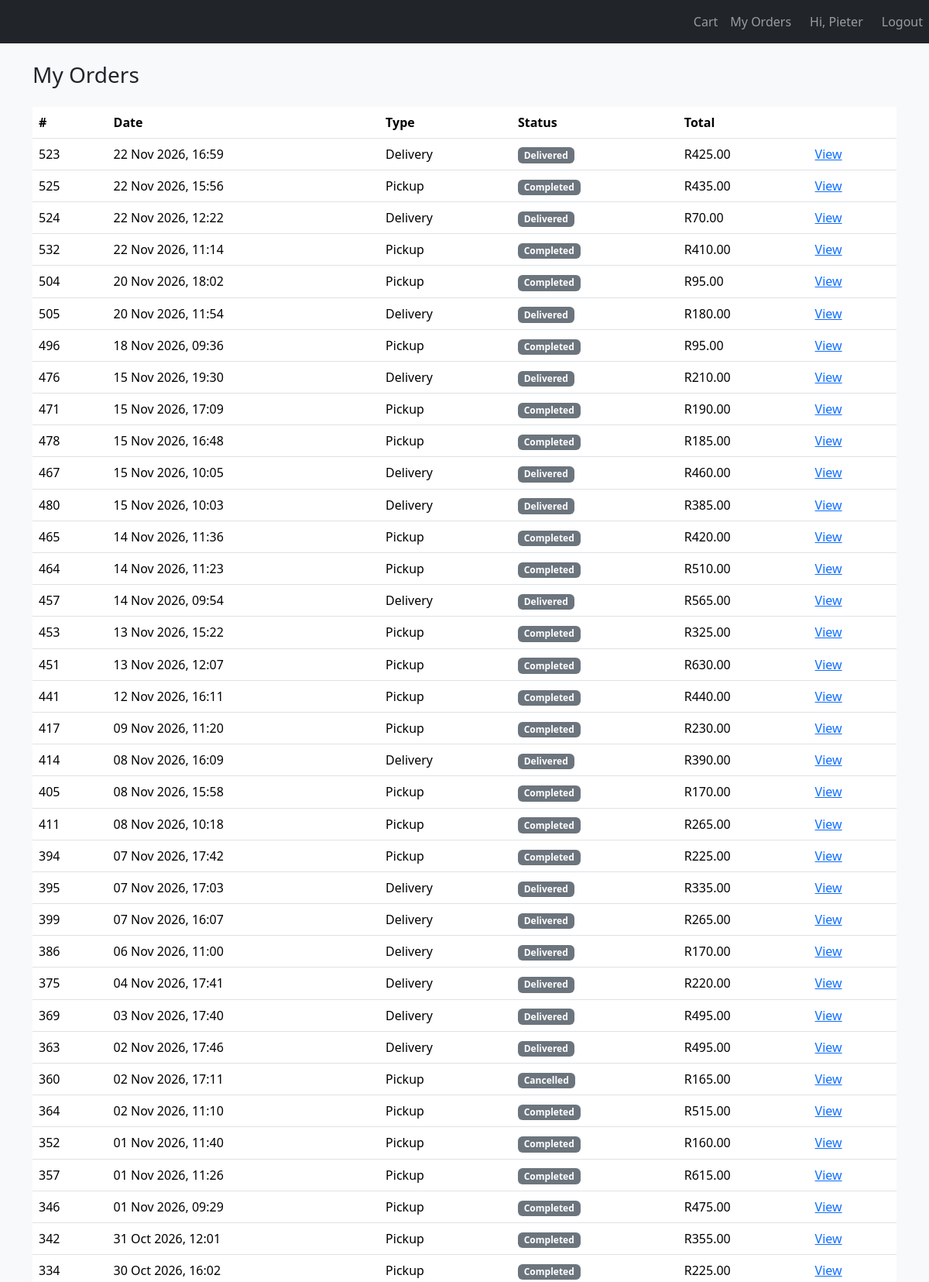
The app's page /orders (signed in, upper part) with its own data.
### app/models.py (models this page shows, shortened)
class User(UserMixin, db.Model):
    id = db.Column(db.Integer, primary_key=True)
    name = db.Column(db.String(80), nullable=False)
    email = db.Column(db.String(120), unique=True, nullable=False)
    password_hash = db.Column(db.String(256), nullable=False)
    role = db.Column(db.String(20), default="customer")  # customer / staff / driver

class Order(db.Model):
    id = db.Column(db.Integer, primary_key=True)
    user_id = db.Column(db.Integer, db.ForeignKey("user.id"), nullable=False)
    order_type = db.Column(db.String(20), nullable=False)  # pickup / delivery
    status = db.Column(db.String(30), default="Placed")
    phone = db.Column(db.String(30), nullable=False)
    delivery_address = db.Column(db.String(255))
    delivery_fee = db.Column(db.Numeric(8, 2), default=0)
    total = db.Column(db.Numeric(10, 2), nullable=False)
    created_at = db.Column(
        db.DateTime, default=lambda: datetime.now(timezone.utc)
    )
    user = db.relationship("User", backref="orders")
    items = db.relationship(
        "OrderItem", backref="order", cascade="all, delete-orphan"
    )

### app/routes/cart.py (the view)
@cart_bp.route("/orders")
@login_required
def my_orders():
    orders = (
        Order.query.filter_by(user_id=current_user.id)
        .order_by(Order.created_at.desc())
        .all()
    )
    return render_template("orders.html", orders=orders)

### app/__init__.py (called while the page is built)
def create_app(config_class=Config):
    app = Flask(__name__)
    app.config.from_object(config_class)
    db.init_app(app)
    login_manager.init_app(app)
    csrf.init_app(app)
    from .routes.menu import menu_bp
    from .routes.auth import auth_bp
    from .routes.cart import cart_bp
    from .routes.admin import admin_bp
    from .routes.driver import driver_bp
    from .routes.reports import reports_bp
    app.register_blueprint(menu_bp)
    app.register_blueprint(auth_bp)
    app.register_blueprint(cart_bp)
    app.register_blueprint(admin_bp)
    app.register_blueprint(driver_bp)
    app.register_blueprint(reports_bp)
    @app.context_processor
    def inject_cart_count():
        return {"cart_count": sum(session.get("cart", {}).values())}
    with app.app_context():
        from . import models  # make sure all tables are registered
        db.create_all()
    return app

### app/models.py (called while the page is built)
@login_manager.user_loader
def load_user(user_id):
    return db.session.get(User, int(user_id))

### app/templates/orders.html (shortened to what this page needs)
{% extends "base.html" %}
{% block content %}
<h1 class="h3 mb-4">My Orders</h1>
{% if orders %}
<table class="table bg-white">
  <thead><tr><th>#</th><th>Date</th><th>Type</th><th>Status</th><th>Total</th><th></th></tr></thead>
  <tbody>
    {% for order in orders %}
    <tr>
      <td>{{ order.id }}</td>
      <td>{{ order.created_at.strftime("%d %b %Y, %H:%M") }}</td>
      <td class="text-capitalize">{{ order.order_type }}</td>
      <td><span class="badge bg-secondary">{{ order.status }}</span></td>
      <td>R{{ "%.2f"|format(order.total) }}</td>
      <td><a href="{{ url_for('cart.order_detail', order_id=order.id) }}">View</a></td>
    </tr>
    {% endfor %}
  </tbody>
</table>
{% else %}
<p>No orders yet. <a href="{{ url_for('menu.index') }}">Browse the menu</a></p>
{% endif %}
{% endblock %}

### app/templates/base.html (shortened to what this page needs)
<!doctype html>
<html lang="en">
<head>
  <link href="https://cdn.jsdelivr.net/npm/bootstrap@5.3.3/dist/css/bootstrap.min.css" rel="stylesheet">
</head>
<body class="bg-light">
  <nav class="navbar navbar-expand navbar-dark bg-dark">
      <div class="navbar-nav ms-auto">
        <a class="nav-link" href="{{ url_for('cart.view_cart') }}">
          Cart {% if cart_count %}<span class="badge bg-warning text-dark">{{ cart_count }}</span>{% endif %}
        </a>
        {% if current_user.is_authenticated %}
          <a class="nav-link" href="{{ url_for('cart.my_orders') }}">My Orders</a>
          <span class="navbar-text mx-3">Hi, {{ current_user.name }}</span>
          <a class="nav-link" href="{{ url_for('auth.logout') }}">Logout</a>
        {% else %}
          <a class="nav-link" href="{{ url_for('auth.login') }}">Login</a>
          <a class="nav-link" href="{{ url_for('auth.register') }}">Register</a>
        {% endif %}
      </div>
  </nav>
  <div class="container py-4">
    {% block content %}{% endblock %}
  </div>
</body>
</html>

### records on screen
User: name "Pieter"
Order: id "523", created_at "22 Nov 2026, 16:59", order_type "Delivery", status "Delivered", total "425.00"
Order: id "525", created_at "22 Nov 2026, 15:56", order_type "Pickup", status "Completed", total "435.00"
Order: id "524", created_at "22 Nov 2026, 12:22", order_type "Delivery", status "Delivered", total "70.00"
Order: id "532", created_at "22 Nov 2026, 11:14", order_type "Pickup", status "Completed", total "410.00"
Order: id "504", created_at "20 Nov 2026, 18:02", order_type "Pickup", status "Completed", total "95.00"
Order: id "505", created_at "20 Nov 2026, 11:54", order_type "Delivery", status "Delivered", total "180.00"
Order: id "496", created_at "18 Nov 2026, 09:36", order_type "Pickup", status "Completed", total "95.00"
Order: id "476", created_at "15 Nov 2026, 19:30", order_type "Delivery", status "Delivered", total "210.00"
Order: id "471", created_at "15 Nov 2026, 17:09", order_type "Pickup", status "Completed", total "190.00"
Order: id "478", created_at "15 Nov 2026, 16:48", order_type "Pickup", status "Completed", total "185.00"
Order: id "467", created_at "15 Nov 2026, 10:05", order_type "Delivery", status "Delivered", total "460.00"
Order: id "480", created_at "15 Nov 2026, 10:03", order_type "Delivery", status "Delivered", total "385.00"
Order: id "465", created_at "14 Nov 2026, 11:36", order_type "Pickup", status "Completed", total "420.00"
Order: id "464", created_at "14 Nov 2026, 11:23", order_type "Pickup", status "Completed", total "510.00"
Order: id "457", created_at "14 Nov 2026, 09:54", order_type "Delivery", status "Delivered", total "565.00"
Order: id "453", created_at "13 Nov 2026, 15:22", order_type "Pickup", status "Completed", total "325.00"
Order: id "451", created_at "13 Nov 2026, 12:07", order_type "Pickup", status "Completed", total "630.00"
Order: id "441", created_at "12 Nov 2026, 16:11", order_type "Pickup", status "Completed", total "440.00"
Order: id "417", created_at "09 Nov 2026, 11:20", order_type "Pickup", status "Completed", total "230.00"
Order: id "414", created_at "08 Nov 2026, 16:09", order_type "Delivery", status "Delivered", total "390.00"
Order: id "405", created_at "08 Nov 2026, 15:58", order_type "Pickup", status "Completed", total "170.00"
Order: id "411", created_at "08 Nov 2026, 10:18", order_type "Pickup", status "Completed", total "265.00"
Order: id "394", created_at "07 Nov 2026, 17:42", order_type "Pickup", status "Completed", total "225.00"
Order: id "395", created_at "07 Nov 2026, 17:03", order_type "Delivery", status "Delivered", total "335.00"
Order: id "399", created_at "07 Nov 2026, 16:07", order_type "Delivery", status "Delivered", total "265.00"
Order: id "386", created_at "06 Nov 2026, 11:00", order_type "Delivery", status "Delivered", total "170.00"
Order: id "375", created_at "04 Nov 2026, 17:41", order_type "Delivery", status "Delivered", total "220.00"
Order: id "369", created_at "03 Nov 2026, 17:40", order_type "Delivery", status "Delivered", total "495.00"
Order: id "363", created_at "02 Nov 2026, 17:46", order_type "Delivery", status "Delivered", total "495.00"
Order: id "360", created_at "02 Nov 2026, 17:11", order_type "Pickup", status "Cancelled", total "165.00"
Order: id "364", created_at "02 Nov 2026, 11:10", order_type "Pickup", status "Completed", total "515.00"
Order: id "352", created_at "01 Nov 2026, 11:40", order_type "Pickup", status "Completed", total "160.00"
Order: id "357", created_at "01 Nov 2026, 11:26", order_type "Pickup", status "Completed", total "615.00"
Order: id "346", created_at "01 Nov 2026, 09:29", order_type "Pickup", status "Completed", total "475.00"
Order: id "342", created_at "31 Oct 2026, 12:01", order_type "Pickup", status "Completed", total "355.00"
Order: id "334", created_at "30 Oct 2026, 16:02", order_type "Pickup", status "Completed", total "225.00"
